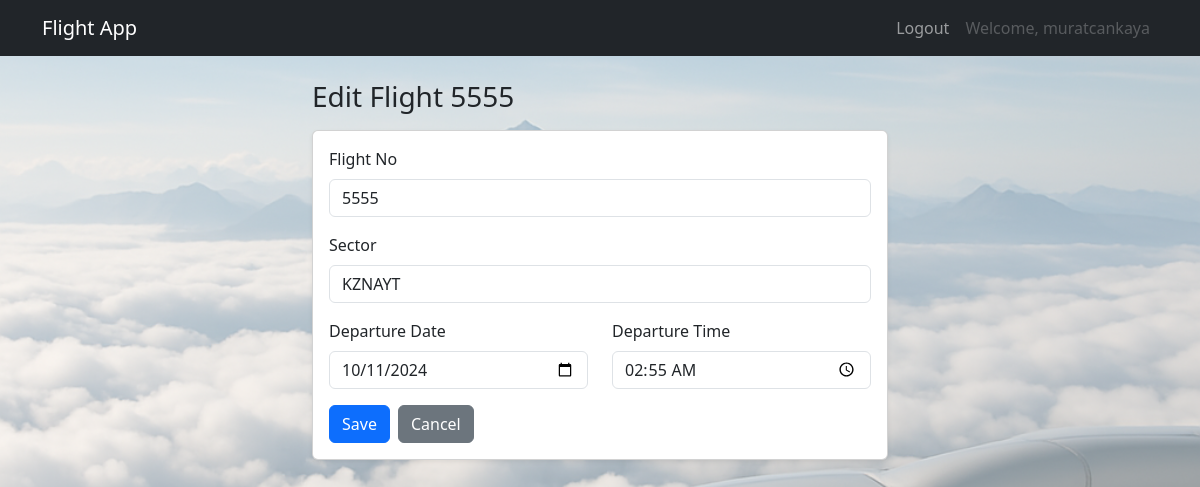
The app's page /uçuşlar/15/edit/ (signed in) with its own data.
### uçuşlar/models.py (models this page shows, shortened)
class Flight(models.Model):
    flt_no = models.CharField(max_length=10)
    sector = models.CharField(max_length=10)
    sch_dep_dt = models.DateField(max_length=100)
    sch_dep_tm = models.TimeField(max_length=120)

### uçuşlar/forms.py
class FlightForm(forms.ModelForm):
    class Meta:
        model = Flight
        fields = ["flt_no", "sector", "sch_dep_dt", "sch_dep_tm"]
        widgets = {
            "flt_no": forms.TextInput(attrs={"class": "form-control"}),
            "sector": forms.TextInput(attrs={"class": "form-control"}),
            "sch_dep_dt": forms.DateInput(attrs={"type": "date", "class": "form-control"}),
            "sch_dep_tm": forms.TimeInput(attrs={"type": "time", "class": "form-control"}),
        }

### uçuşlar/views.py (called while the page is built)
@login_required
def flight_update(request, pk):
    flight = get_object_or_404(Flight, pk=pk)
    if request.method == "POST":
        form = FlightForm(request.POST, instance=flight)
        if form.is_valid():
            form.save()
            return redirect("account:main_page")
    else:
        form = FlightForm(instance=flight)
    return render(request, "uçuşlar/flight_form.html", {"form": form, "title": f"Edit Flight {flight.flt_no}"})

### uçuşlar/templates/uçuşlar/flight_form.html (shortened to what this page needs)
{% extends "base.html" %}
{% block content %}
<div class="container mt-4" style="max-width:600px;">
  <h3 class="mb-3">{{ title }}</h3>
  <form method="post" class="card card-body shadow-sm">
    <div class="mb-3">
      <label class="form-label">Flight No</label>
      {{ form.flt_no }}
    </div>
    <div class="mb-3">
      <label class="form-label">Sector</label>
      {{ form.sector }}
    </div>
    <div class="row">
      <div class="col-md-6 mb-3">
        <label class="form-label">Departure Date</label>
        {{ form.sch_dep_dt }}
      </div>
      <div class="col-md-6 mb-3">
        <label class="form-label">Departure Time</label>
        {{ form.sch_dep_tm }}
      </div>
    </div>
    <div class="d-flex gap-2">
      <button class="btn btn-primary" type="submit">Save</button>
      <a class="btn btn-secondary" href="{% url 'account:main_page' %}">Cancel</a>
    </div>
  </form>
</div>
{% endblock %}

### templates/base.html (shortened to what this page needs)
{% load static %}
<!DOCTYPE html>
<html lang="tr">
<head>
  <link rel="stylesheet" href="{% static 'stil.css' %}" />
  <link href="https://cdn.jsdelivr.net/npm/bootstrap@5.3.0/dist/css/bootstrap.min.css" rel="stylesheet" />
</head>
<body>
  <nav class="navbar navbar-expand-lg navbar-dark bg-dark fixed-top">
    <div class="container">
      <a class="navbar-brand" href="#">Flight App</a>
      <div class="collapse navbar-collapse" id="topnav">
        <ul class="navbar-nav ms-auto">
          {% if user.is_authenticated %}
            <li class="nav-item">
              <a class="nav-link" href="{% url 'account:logout' %}">Logout</a>
            </li>
            <li class="nav-item">
              <span class="nav-link disabled">Welcome, {{ user.username }}</span>
            </li>
          {% endif %}
        </ul>
      </div>
    </div>
  </nav>
  <div class="container mt-4">
    {% block content %}{% endblock %}
  </div>
</body>
</html>

### records on screen
Flight: flt_no "5555", sector "KZNAYT", sch_dep_dt "10/11/2024", sch_dep_tm "02:55:00"

### other values on screen
{{ user.username }} "muratcankaya"
{{ title }} "Edit Flight 5555"
